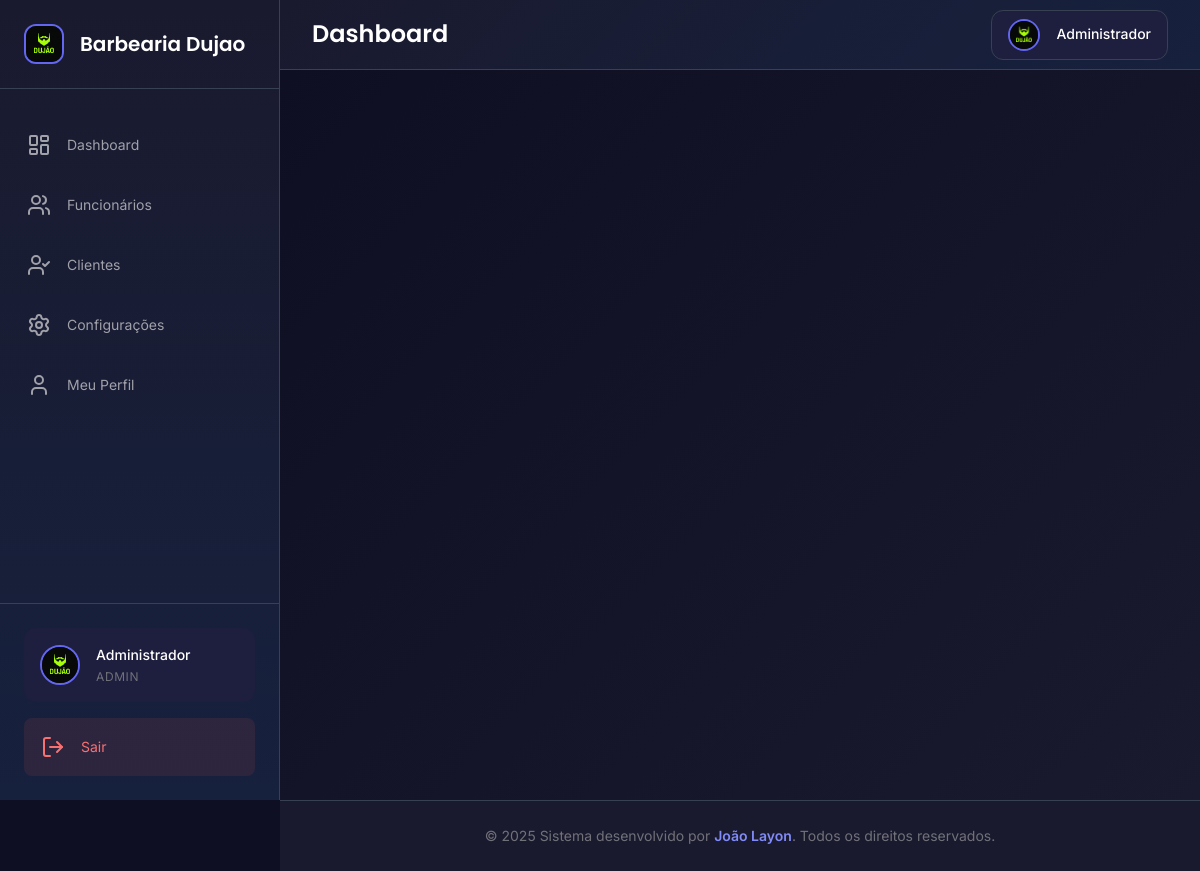
Page /cadastro (signed in) on the committed database.
### tables this page shows
CREATE TABLE configuracoes (
                id INTEGER PRIMARY KEY AUTOINCREMENT,
                nome_barbearia TEXT DEFAULT 'Barbearia Premium',
                logo_url TEXT DEFAULT '/static/uploads/logo-barbearia.jpg',
                telefone_contato TEXT,
                whatsapp_contato TEXT,
                endereco TEXT,
                horario_funcionamento TEXT DEFAULT '08:00-18:00',
                dias_funcionamento TEXT DEFAULT 'Segunda a Sábado',
                descricao TEXT DEFAULT 'A melhor barbearia da cidade',
                instagram TEXT,
                facebook TEXT
            );

### app.py (the view, shortened to what this page needs)
@app.route('/cadastro', methods=['GET', 'POST'])
def cadastro():
    return render_template('cadastro.html')

### app.py (called while the page is built)
@app.context_processor
def inject_datetime():
    return dict(datetime=datetime, timedelta=timedelta)

@app.context_processor
def inject_configuracoes():
    configuracoes = models.obter_configuracoes_barbearia()
    if 'usuario_id' in session and session.get('tipo_usuario') == 'admin':
        if configuracoes and configuracoes.get('logo_url'):
            session['foto_perfil'] = configuracoes['logo_url']
        else:
            session['foto_perfil'] = '/static/uploads/logo-barbearia.jpg'
    return dict(configuracoes_barbearia=configuracoes)

### banco.py (called while the page is built)
@contextmanager
def obter_conexao():
    conn = sqlite3.connect(BANCO_NOME, timeout=30.0)
    conn.execute('PRAGMA journal_mode=WAL')
    conn.execute('PRAGMA synchronous=NORMAL')
    conn.execute('PRAGMA cache_size=1000')
    conn.execute('PRAGMA temp_store=MEMORY')
    try:
        yield conn
    except Exception:
        conn.rollback()
        raise
    finally:
        conn.close()

### templates/cadastro.html (shortened to what this page needs)
{% extends "base.html" %}
{% block body_class %}auth-page{% endblock %}

### templates/base.html (shortened to what this page needs)
<!DOCTYPE html>
<html lang="pt-BR">
<head>
    <link rel="stylesheet" href="{{ url_for('static', filename='css/style.css') }}">
</head>
<body class="{% block body_class %}{% endblock %}">
    {% if session.usuario_id %}
    <aside class="sidebar" id="sidebar">
        <div class="sidebar-header">
            <div class="logo-container">
                <img src="{{ configuracoes_barbearia.logo_url if configuracoes_barbearia else '/static/uploads/logo-barbearia.jpg' }}"
                     alt="Logo" class="logo-img">
                <h2 class="logo-text">{{ configuracoes_barbearia.nome_barbearia if configuracoes_barbearia else 'Barbearia Premium' }}</h2>
            </div>
        </div>
        <nav class="sidebar-nav">
            {% if session.tipo_usuario == 'admin' %}
                <a href="{{ url_for('dashboard_admin') }}" class="nav-item {% if request.endpoint == 'dashboard_admin' %}active{% endif %}">
                    <i data-lucide="layout-dashboard"></i>
                    <span>Dashboard</span>
                </a>
                <a href="{{ url_for('gerenciar_funcionarios') }}" class="nav-item {% if request.endpoint == 'gerenciar_funcionarios' %}active{% endif %}">
                    <i data-lucide="users"></i>
                    <span>Funcionários</span>
                </a>
                <a href="{{ url_for('listar_clientes') }}" class="nav-item {% if request.endpoint == 'listar_clientes' %}active{% endif %}">
                    <i data-lucide="user-check"></i>
                    <span>Clientes</span>
                </a>
                <a href="{{ url_for('configuracoes_barbearia') }}" class="nav-item {% if request.endpoint == 'configuracoes_barbearia' %}active{% endif %}">
                    <i data-lucide="settings"></i>
                    <span>Configurações</span>
                </a>
            {% elif session.tipo_usuario == 'funcionario' %}
                <a href="{{ url_for('dashboard_funcionario') }}" class="nav-item {% if request.endpoint == 'dashboard_funcionario' %}active{% endif %}">
                    <i data-lucide="layout-dashboard"></i>
                    <span>Minha Agenda</span>
                </a>
            {% endif %}
            <a href="{{ url_for('perfil') }}" class="nav-item {% if request.endpoint == 'perfil' %}active{% endif %}">
                <i data-lucide="user"></i>
                <span>Meu Perfil</span>
            </a>
        </nav>
        <div class="sidebar-footer">
            <div class="user-info">
                <img src="{{ session.foto_perfil or '/static/uploads/default-user.jpg' }}"
                     alt="Foto do usuário" class="user-avatar">
                <div class="user-details">
                    <span class="user-name">{{ session.nome_usuario }}</span>
                    <span class="user-role">{{ session.tipo_usuario.title() }}</span>
                </div>
            </div>
            <a href="{{ url_for('logout') }}" class="logout-btn">
                <i data-lucide="log-out"></i>
                <span>Sair</span>
            </a>
        </div>
    </aside>
    <main class="main-content">
        <header class="header">
            <div class="header-left">
                <h1 class="page-title">{% block page_title %}Dashboard{% endblock %}</h1>
            </div>
            <div class="header-right">
                <div class="user-menu">
                    <img src="{{ session.foto_perfil or '/static/uploads/default-user.jpg' }}"
                         alt="Foto do usuário" class="user-avatar-small">
                    <span class="user-name-header">{{ session.nome_usuario }}</span>
                </div>
            </div>
        </header>
        <div class="page-content">
        </div>
    </main>
    {% endif %}
    <footer class="footer">
        <div class="footer-content">
            <p>&copy; 2025 Sistema desenvolvido por <strong>João Layon</strong>. Todos os direitos reservados.</p>
        </div>
    </footer>
</body>
</html>

### rows in the picture
configuracoes: logo_url (picture), nome_barbearia "Barbearia Dujao"

### other values in the picture
{{ session.nome_usuario }} "Administrador"
{{ session.tipo_usuario.title() }} "ADMIN"
